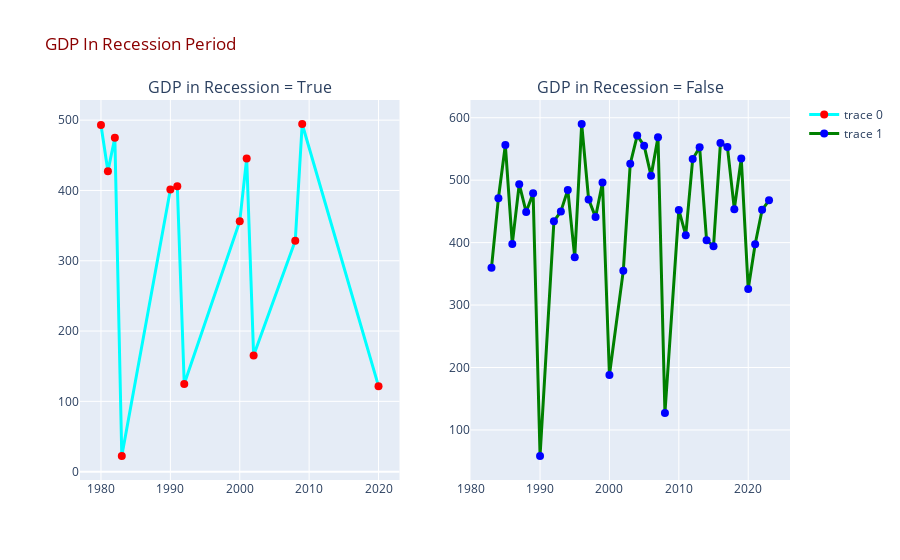

The code cell stored with this chart in its notebook:
### Code cell
gdp = df[['Year','Recession','GDP']].query('Recession == 1')
gdpn = df[['Year','Recession','GDP']].query('Recession == 0')
rec1_gdp = gdp.groupby('Year')['GDP'].sum()
rec0_gdp = gdpn.groupby('Year')['GDP'].sum()
figure = msplots(rows = 1,cols = 2,subplot_titles=('GDP in Recession = True','GDP in Recession = False'))
figure.add_trace(go.Scatter(x=rec1_gdp.index,y=rec1_gdp,line=dict(color='cyan',width=3),marker=dict(size=8,color='red')),row = 1,col = 1)
figure.add_trace(go.Scatter(x=rec0_gdp.index,y=rec0_gdp,mode='lines+markers',line=dict(color='green',width=3),marker=dict(size=8,color='Blue')),row = 1,col = 2)
figure.update_layout(title='GDP In Recession Period',title_font_color='darkred')

### Figure 1 — Plotly figure (JSON) as saved in the notebook; plotly's stock layout.template omitted (floating-point values rounded to 4 significant figures)
{"data": [{"line": {"color": "cyan", "width": 3}, "marker": {"color": "red", "size": 8}, "type": "scatter", "x": [1980, 1981, 1982, 1983, 1990, 1991, 1992, 2000, 2001, 2002, 2008, 2009, 2020], "xaxis": "x", "y": [493.2, 427.4, 475.0, 22.29, 401.2, 406.0, 124.8, 356.3, 445.5, 165.1, 328.5, 494.5, 121.6], "yaxis": "y"}, {"line": {"color": "green", "width": 3}, "marker": {"color": "Blue", "size": 8}, "mode": "lines+markers", "type": "scatter", "x": [1983, 1984, 1985, 1986, 1987, 1988, 1989, 1990, 1992, 1993, 1994, 1995, 1996, 1997, 1998, 1999, 2000, 2002, 2003, 2004, 2005, 2006, 2007, 2008, 2010, 2011, 2012, 2013, 2014, 2015, 2016, 2017, 2018, 2019, 2020, 2021, 2022, 2023], "xaxis": "x2", "y": [359.5, 471.1, 556.3, 397.9, 493.5, 449.0, 479.0, 58.26, 434.1, 449.9, 484.4, 376.5, 590.0, 469.2, 440.9, 496.4, 188.0, 355.0, 526.1, 571.4, 555.2, 506.9, 568.6, 127.3, 452.3, 412.0, 533.7, 552.6, 403.7, 394.4, 559.6, 553.3, 453.6, 534.7, 325.7, 397.3, 452.4, 467.8], "yaxis": "y2"}], "layout": {"annotations": [{"font": {"size": 16}, "showarrow": false, "text": "GDP in Recession = True", "x": 0.225, "xanchor": "center", "xref": "paper", "y": 1, "yanchor": "bottom", "yref": "paper"}, {"font": {"size": 16}, "showarrow": false, "text": "GDP in Recession = False", "x": 0.775, "xanchor": "center", "xref": "paper", "y": 1, "yanchor": "bottom", "yref": "paper"}], "autosize": true, "title": {"font": {"color": "darkred"}, "text": "GDP In Recession Period"}, "xaxis": {"anchor": "y", "autorange": true, "domain": [0, 0.45], "range": [1977.0, 2023.0], "type": "linear"}, "xaxis2": {"anchor": "y2", "autorange": true, "domain": [0.55, 1], "range": [1980.0, 2026.0], "type": "linear"}, "yaxis": {"anchor": "x", "autorange": true, "domain": [0, 1], "range": [-21.21, 538.0], "type": "linear"}, "yaxis2": {"anchor": "x2", "autorange": true, "domain": [0, 1], "range": [9.289, 638.9], "type": "linear"}}}
